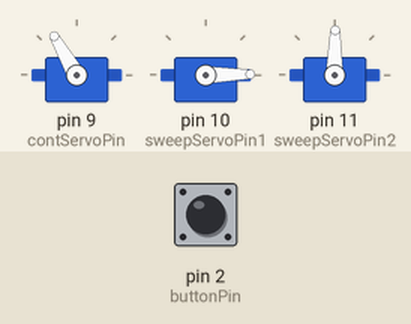
Recording of a sketch running on a simulated Arduino Uno, built with avr-gcc and run on an emulated ATmega328P. On the bench: 3 × servo. The inputs (shaded band) are chosen by the test bench; at power-on: pin 2 (buttonPin) HIGH.

Above: at 1.2 s.
1.3 s: pin 2 (buttonPin) pulled LOW for 0.15 s
At 1.9 s:
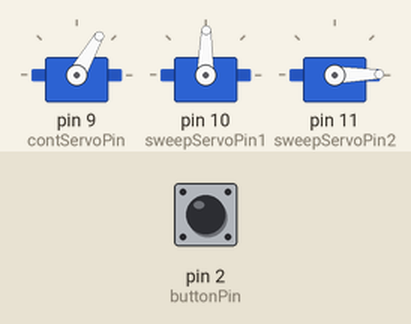
4.3 s: pin 2 (buttonPin) pulled LOW for 1 s
At 4.53 s:
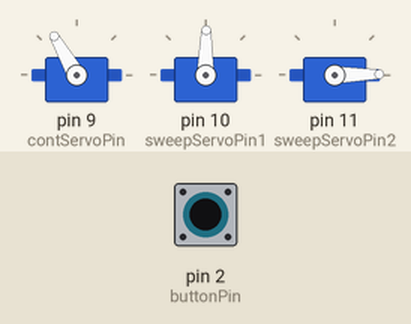
7.6 s: pin 2 (buttonPin) pulled LOW for 3.2 s
At 7.92 s:
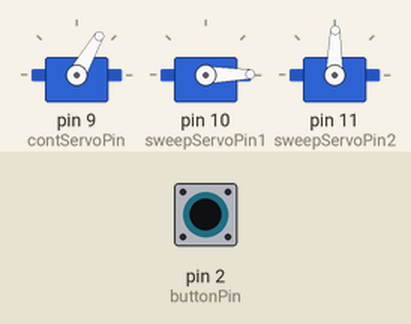
12.3 s: pin 2 (buttonPin) pulled LOW for 0.15 s
At 13.02 s:
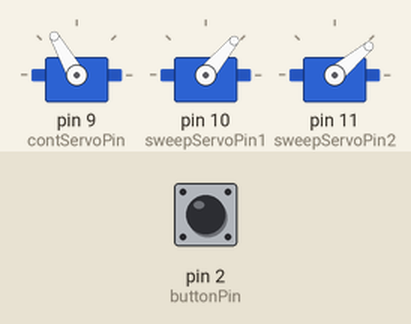
15.4 s: pin 2 (buttonPin) pulled LOW for 0.15 s
At 15.78 s:
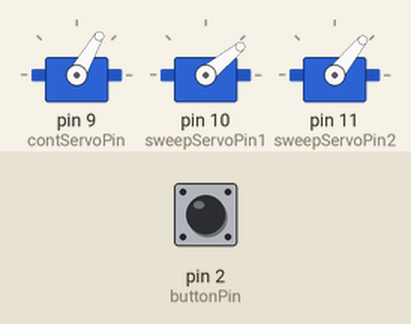
18.4 s: pin 2 (buttonPin) pulled LOW for 1 s
At 18.9 s:
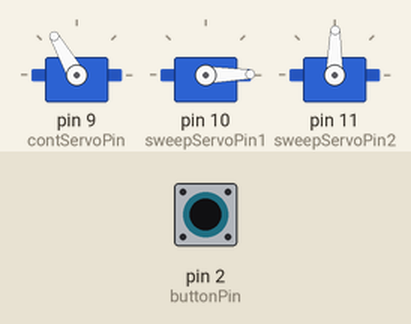
Timing chart, 0 to 23.4 s (numbered marks = the images above; inputs shaded):
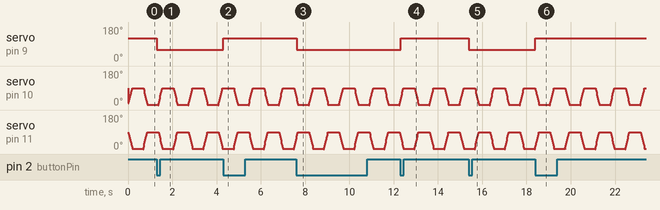

Measured:
- after the input at 1.3 s, servo on pin 9 (contServoPin): 120° → 60° at once
- after the input at 4.3 s, servo on pin 9 (contServoPin): 60° → 120° at once
- after the input at 7.6 s, servo on pin 9 (contServoPin): 120° → 60° at once
- after the input at 12.3 s, servo on pin 9 (contServoPin): 60° → 120° at once
- after the input at 15.4 s, servo on pin 9 (contServoPin): 120° → 60° at once
- after the input at 18.4 s, servo on pin 9 (contServoPin): 60° → 120° at once

The sketch:

button_change.ino
```cpp
#include <Servo.h>

Servo continuousServo;
Servo sweepServo1;
Servo sweepServo2;

const int contServoPin = 9;
const int sweepServoPin1 = 10;
const int sweepServoPin2 = 11;
const int buttonPin = 2;

int contSpeed = 30;

// Movement timing
unsigned long moveInterval = 2;      // ~0.5 sec for 90°
unsigned long pauseTime = 500;       // pause at ends (ms)

bool directionForward = true;
bool lastButtonState = HIGH;

// Pin 10 (0 ↔ 90)
int sweepPos1 = 0;
bool sweepUp1 = true;
bool pauseState1 = false;
unsigned long previousMillis1 = 0;
unsigned long pauseStart1 = 0;

// Pin 11 (90 ↔ 0)
int sweepPos2 = 90;
bool sweepUp2 = false;
bool pauseState2 = false;
unsigned long previousMillis2 = 0;
unsigned long pauseStart2 = 0;

void setup() {
  continuousServo.attach(contServoPin);
  sweepServo1.attach(sweepServoPin1);
  sweepServo2.attach(sweepServoPin2);

  pinMode(buttonPin, INPUT_PULLUP);

  continuousServo.write(90);
}

void loop() {
  checkButton();
  controlContinuousServo();
  sweepServoOne();
  sweepServoTwo();
}

// ----------------------------
// Continuous Servo (Pin 9)
// ----------------------------
void controlContinuousServo() {
  if (directionForward) {
    continuousServo.write(90 + contSpeed);
  } else {
    continuousServo.write(90 - contSpeed);
  }
}

// ----------------------------
// Button Toggle (Pin 9 Only)
// ----------------------------
void checkButton() {
  bool currentButtonState = digitalRead(buttonPin);

  if (lastButtonState == HIGH && currentButtonState == LOW) {
    directionForward = !directionForward;
  }

  lastButtonState = currentButtonState;
}

// ----------------------------
// Sweep Servo 1 (0 ↔ 90)
// ----------------------------
void sweepServoOne() {
  unsigned long currentMillis = millis();

  if (pauseState1) {
    if (currentMillis - pauseStart1 >= pauseTime) {
      pauseState1 = false;
      sweepUp1 = !sweepUp1;
    }
    return;
  }

  if (currentMillis - previousMillis1 >= moveInterval) {
    previousMillis1 = currentMillis;

    sweepServo1.write(sweepPos1);

    if (sweepUp1) {
      sweepPos1++;
      if (sweepPos1 >= 90) {
        sweepPos1 = 90;
        pauseState1 = true;
        pauseStart1 = currentMillis;
      }
    } else {
      sweepPos1--;
      if (sweepPos1 <= 0) {
        sweepPos1 = 0;
        pauseState1 = true;
        pauseStart1 = currentMillis;
      }
    }
  }
}

// ----------------------------
// Sweep Servo 2 (90 ↔ 0)
// ----------------------------
void sweepServoTwo() {
  unsigned long currentMillis = millis();

  if (pauseState2) {
    if (currentMillis - pauseStart2 >= pauseTime) {
      pauseState2 = false;
      sweepUp2 = !sweepUp2;
    }
    return;
  }

  if (currentMillis - previousMillis2 >= moveInterval) {
    previousMillis2 = currentMillis;

    sweepServo2.write(sweepPos2);

    if (sweepUp2) {
      sweepPos2++;
      if (sweepPos2 >= 90) {
        sweepPos2 = 90;
        pauseState2 = true;
        pauseStart2 = currentMillis;
      }
    } else {
      sweepPos2--;
      if (sweepPos2 <= 0) {
        sweepPos2 = 0;
        pauseState2 = true;
        pauseStart2 = currentMillis;
      }
    }
  }
}
```
